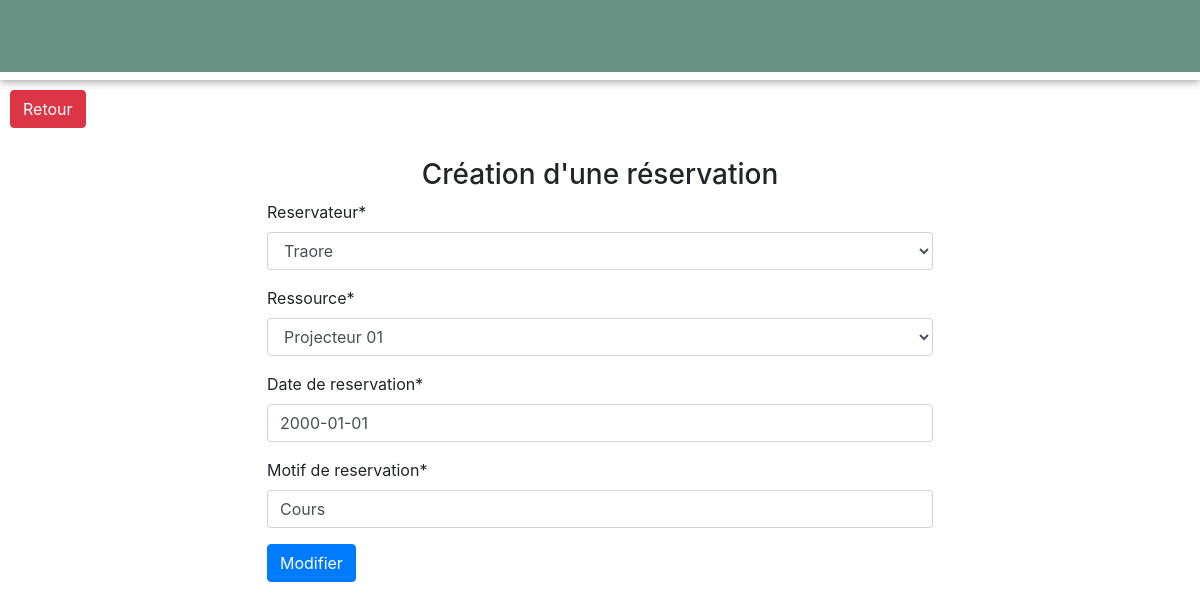
/reservation/2/change/, run on the app's committed database.
### srcApp/models.py (models this page shows)
class Reservation(models.Model):
    reservateur = models.ForeignKey(Personnel, on_delete=models.CASCADE)
    ressource = models.ForeignKey(Ressource, on_delete=models.CASCADE)
    date_de_reservation = models.DateField()
    motif_de_reservation = models.CharField(max_length=255)
    UniqueConstraint(fields=['ressource', 'date_de_reservation'], name='reservation_unique_de_la_ressource_par_date')

### srcApp/views.py (the view)
# urls.py: path('reservation/<int:id>/change/', views.update_res,name='update_reservation'),
def update_res(request, id):
    reserv = Reservation.objects.get(id=id)
    if request.method == 'POST':
        form = ReservationForm(request.POST, instance=reserv)
        if form.is_valid():
            form.save()
            return redirect('reservation')
    else:
        form = ReservationForm(instance=reserv)
        return render(request,
                'update_reserv.html',
                {'form': form})

### srcApp/forms.py
class ReservationForm(forms.ModelForm):
    date_de_reservation = forms.DateField(widget=forms.DateInput(attrs={'placeholder': 'yyyy-mm-dd'}), input_formats=['%d/%m/%Y','%d-%m-%Y','%Y-%m-%d'])
    class Meta:
        model = Reservation
        fields = '__all__'
    def __init__(self, *args, **kwargs):
        super().__init__(*args, **kwargs)
        self.helper = FormHelper()

### srcApp/models.py (called while the page is built)
    def __str__(self):
        return f'{self.nom}'

    def __str__(self):
        return f'{self.nomRess}'

### srcApp/templates/update_reserv.html (shortened to what this page needs)
{% extends 'base.html' %}
 {% block navigation %}
              <h1 style="padding:3%"> </h1>
       {% endblock %}
{% load crispy_forms_tags %}
{% block content %}
 <a href="{% url 'reservation' %}" class="btn btn btn-danger" style="margin:10px">Retour</a>
    <div class="container">
 <h3 class="text-center" style="margin-top:20px">Création d'une réservation</h3>
<form action="" method="post" style="margin-left:20%; margin-right:20%">
  {{ form|crispy }}
  <button type="submit" class="btn btn-primary">Modifier</button>
</form>
</div>
{% endblock %}

### srcApp/static/css/styles.css (style rules this page uses)
html, body { width: 100%; height: 100%; }

### data on the page
Reservation: reservateur "Traore", ressource "Projecteur 01", date_de_reservation "2000-01-01", motif_de_reservation "Cours"
